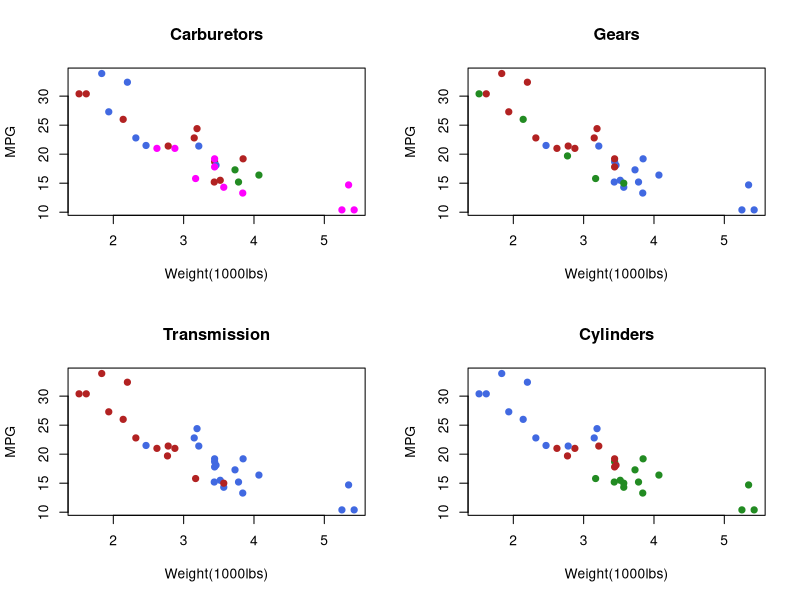
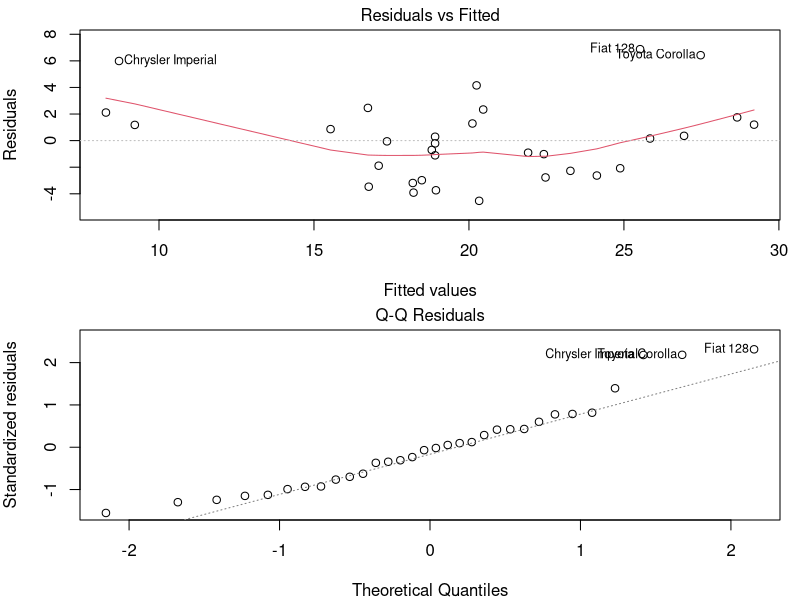
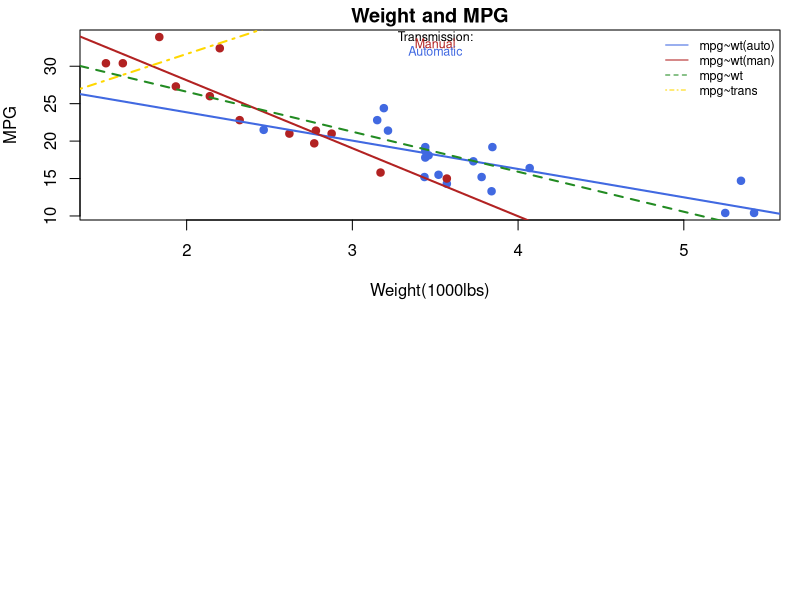

Reproduce these figures in R, in order.
## ---- chunk 1
knitr::opts_chunk$set(echo = FALSE)
library(tidyverse)
## ---- chunk 2
data(mtcars)
cars <- mtcars
## ---- chunk 3
cars <- cars %>%
mutate(trans = case_when( am == 0 ~ "automatic",
               am == 1 ~ "manual")
       )
head(cars,2)
## ---- chunk 4
avgmpg <- cars %>%
          group_by(trans) %>%
          summarise(avg=mean(mpg))
print(avgmpg)
## ---- chunk 5
test <- c("mpg","cyl","wt","am","gear","carb")
print(cor(cars[,test]))
## ---- chunk 6
par(mfrow=c(2,2))
colors <- c("royalblue","firebrick","forestgreen","magenta")
plot(cars$wt,cars$mpg, col=colors[factor(cars$carb)],pch=19, xlab="Weight(1000lbs)", ylab="MPG")
title(main="Carburetors")
plot(cars$wt,cars$mpg, col=colors[factor(cars$gear)],pch=19,xlab="Weight(1000lbs)", ylab="MPG")
title(main="Gears")
plot(cars$wt,cars$mpg, col=colors[factor(cars$trans)],pch=19, xlab="Weight(1000lbs)", ylab="MPG")
title(main="Transmission")
plot(cars$wt,cars$mpg, col=colors[factor(cars$cyl)],pch=19, xlab="Weight(1000lbs)", ylab="MPG")
title(main="Cylinders")
## ---- chunk 7
fit1 <- lm(mpg ~ trans - 1, cars)
fit2 <- update(fit1,mpg~trans+ wt - 1)
fit3 <- update(fit1,mpg~trans + wt + cyl - 1)
fit4 <- update(fit1,mpg~ trans + wt + cyl + gear - 1)
fit5 <- update(fit1,mpg~ trans + wt + cyl + gear + carb - 1)
anova(fit1,fit2,fit3,fit4,fit5)
## ---- chunk 8
par(mfrow=c(2,1), mar=c(4,4,1.5,1))
plot(fit2,which=1)
plot(fit2, which=2)
## ---- chunk 9
plot(cars$wt,cars$mpg, col=colors[factor(cars$trans)],pch=19,xlab="Weight(1000lbs)", ylab="MPG")
title(main="Weight and MPG")
text(3.5,34,"Transmission:",cex=.75)
text(3.5,33,"Manual",col="firebrick",cex=.75)
text(3.5,32,"Automatic",col="royalblue",cex=.75)
abline(lm(mpg[am==0]~wt[am==0],mtcars),col="royalblue",lwd=2)
abline(lm(mpg[am==1]~wt[am==1],mtcars),col="firebrick",lwd=2)
abline(lm(mpg~am,mtcars),col="gold",lty=4,lwd=2)
abline(lm(mpg~wt,cars),col="forestgreen",lty=2,lwd=2)
legend("topright",bty="n", legend = c("mpg~wt(auto)", "mpg~wt(man)", "mpg~wt","mpg~trans"),
       cex=.75,lty=c(1,1,2,4),lwd = 1, col = c("royalblue", "firebrick","forestgreen","gold"))
